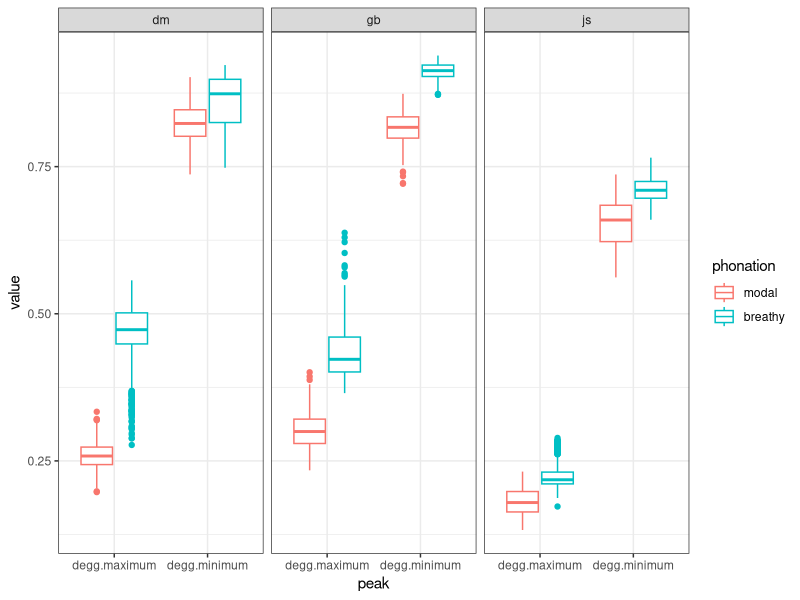
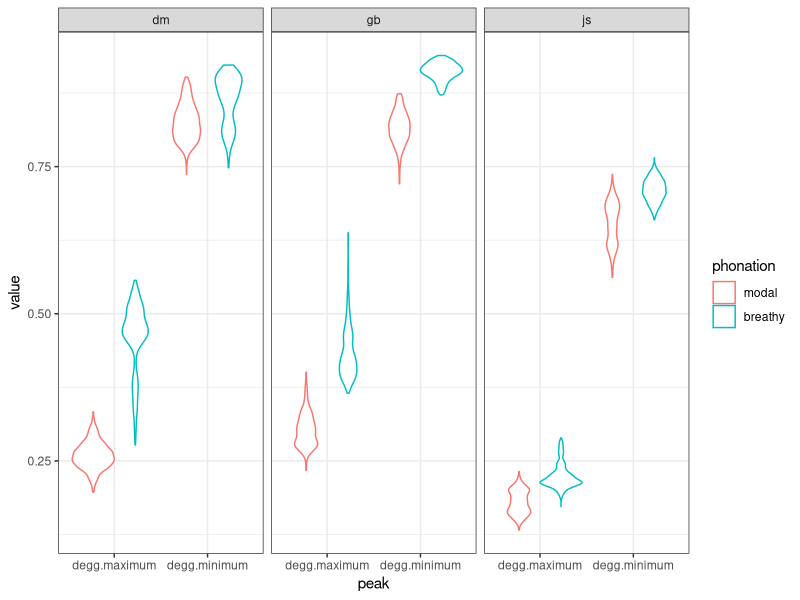
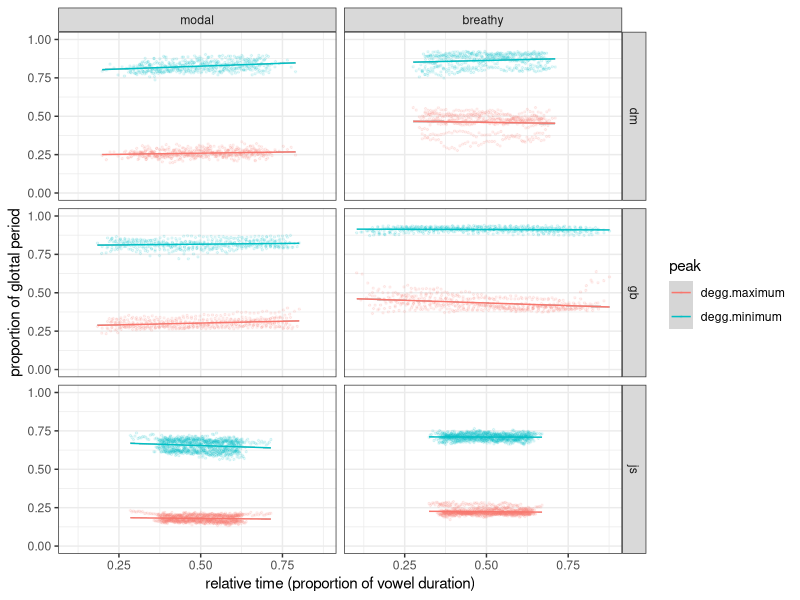
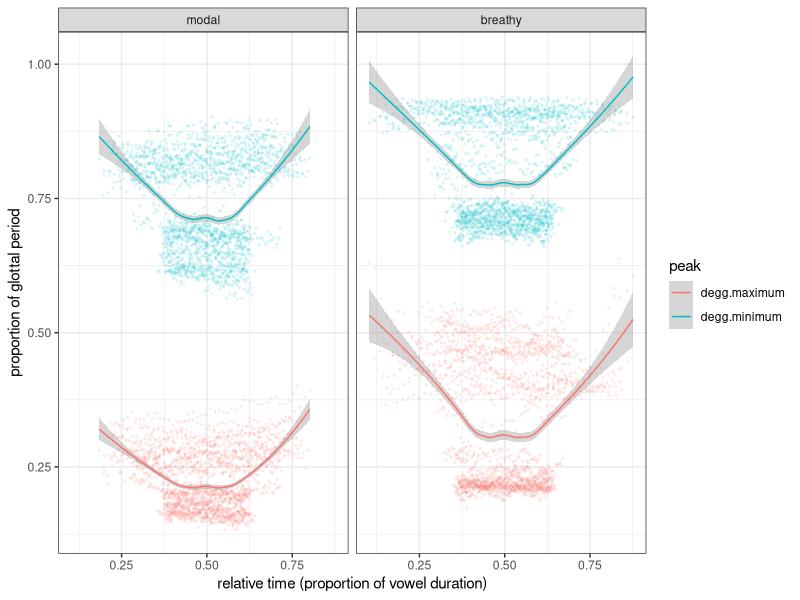
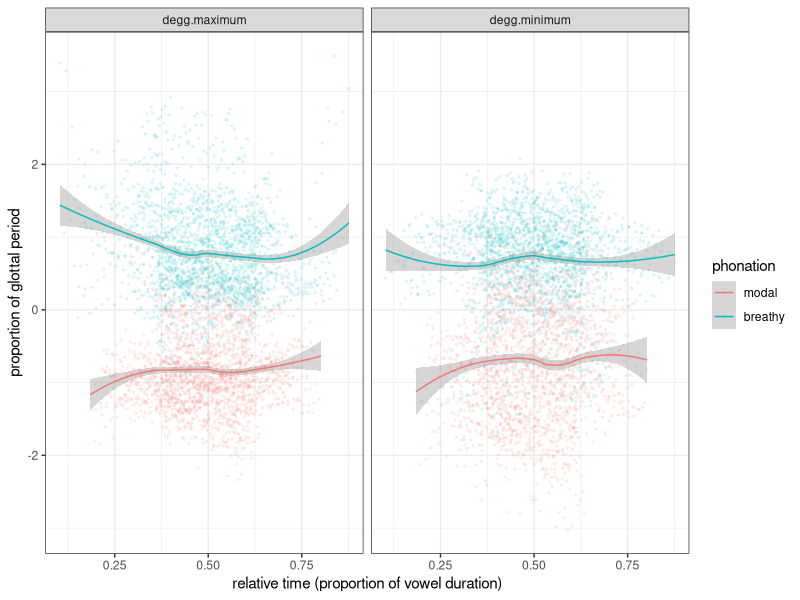
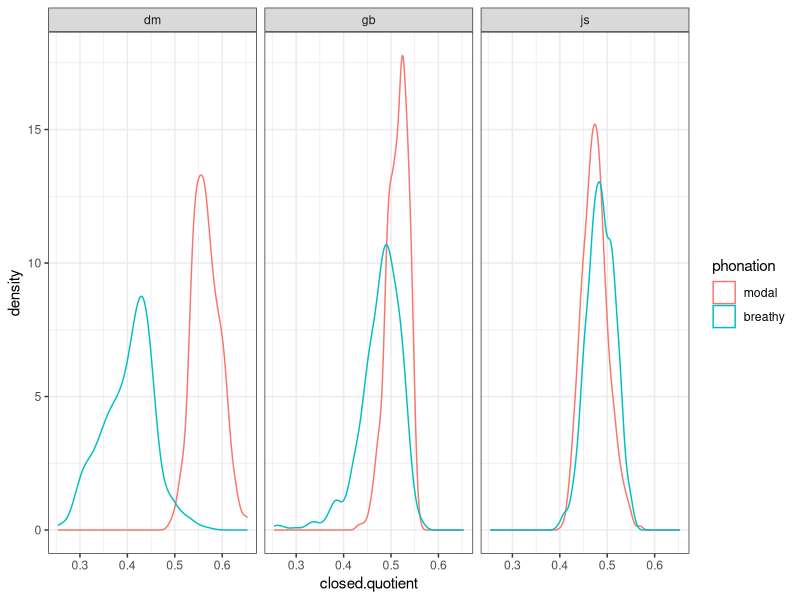
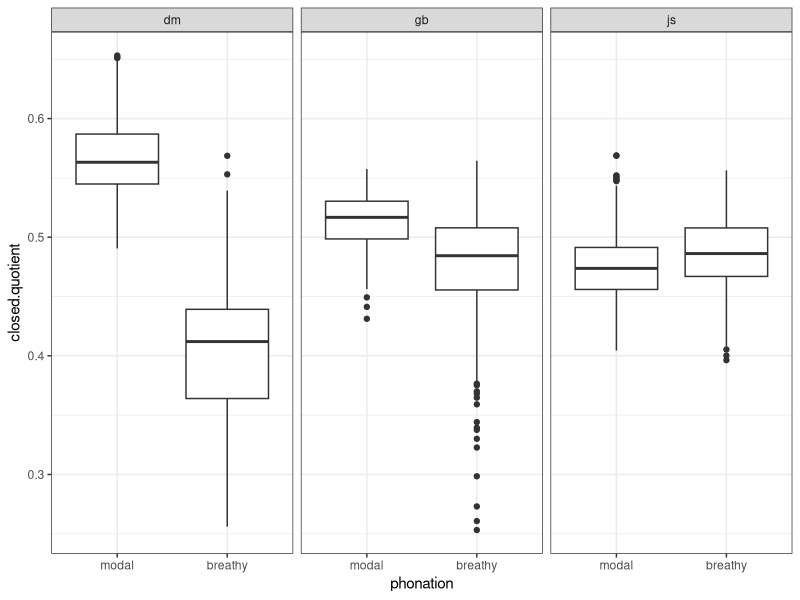

Reproduce these figures in R, in order. (Note: this script raises an error after producing the figures.)
## ---- chunk 1
knitr::opts_chunk$set(echo = TRUE)
knitr::opts_knit$set(root.dir=normalizePath("../../"))
library(readr)
library(dplyr)
library(tidyr)
library(ggplot2)
theme_set(theme_bw())
library(lme4)
library(effects)
library(afex)
## ---- chunk 2
degg.tracing <- read_csv("./tracegram-pilot/results/results.csv") %>%
    separate(file, c("speaker", "phonation")) %>%
    mutate_if(is.character, as.factor) %>%
    mutate(phonation = factor(phonation, levels = c("modal", "breathy"))) %>%
    gather(peak, value, degg.maximum:degg.minimum)

degg.tracing.norm <- read_csv("./tracegram-pilot/results/results.csv") %>%
    separate(file, c("speaker", "phonation")) %>%
    mutate_if(is.character, as.factor) %>%
    mutate(phonation = factor(phonation, levels = c("modal", "breathy")))%>%
    group_by(speaker) %>%
    mutate(maximum.norm = scale(degg.maximum),
           minimum.norm = scale(degg.minimum)) %>%
    gather(peak, value.norm, maximum.norm:minimum.norm)

value.norm <- degg.tracing.norm$value.norm
degg.tracing <- cbind(degg.tracing, value.norm)

quotient <- read_csv("./tracegram-pilot/results/results.csv") %>%
    separate(file, c("speaker", "phonation")) %>%
    mutate_if(is.character, as.factor) %>%
    mutate(phonation = factor(phonation, levels = c("modal", "breathy")),
           closed.quotient = degg.minimum - degg.maximum
           )
## ---- chunk 3
ggplot(degg.tracing, aes(peak, value, colour = phonation)) +
    geom_boxplot() +
    facet_grid(. ~ speaker)
## ---- chunk 4
ggplot(degg.tracing, aes(peak, value, colour = phonation)) +
    geom_violin() +
    facet_grid(. ~ speaker)
## ---- chunk 5
ggplot(degg.tracing, aes(time, value, colour = peak)) +
    geom_point(size = 0.5, alpha = 0.1) +
    geom_smooth(size = 0.5, method = "lm") +
    xlab("relative time (proportion of vowel duration)") +
    ylab("proportion of glottal period") +
    facet_grid(speaker ~ phonation) +
    ylim(0, 1)
## ---- chunk 6
ggplot(degg.tracing, aes(time, value, colour = peak)) +
    geom_point(size = 0.5, alpha = 0.1) +
    geom_smooth(size = 0.5, method = "loess") +
    xlab("relative time (proportion of vowel duration)") +
    ylab("proportion of glottal period") +
    facet_grid(. ~ phonation)
## ---- chunk 7
ggplot(degg.tracing, aes(time, value.norm, colour = phonation)) +
    geom_point(size = 0.5, alpha = 0.1) +
    geom_smooth(size = 0.5, method = "loess") +
    xlab("relative time (proportion of vowel duration)") +
    ylab("proportion of glottal period") +
    facet_grid(. ~ peak)
## ---- chunk 8
ggplot(quotient, aes(closed.quotient, colour = phonation)) +
    geom_density() +
    facet_grid(. ~ speaker)
## ---- chunk 9
ggplot(quotient, aes(phonation, closed.quotient)) +
    geom_boxplot() +
    facet_grid(. ~ speaker)
## ---- chunk 10
quotient.lmer <- lmer(
    closed.quotient ~
        phonation +
        (1 + phonation|speaker),
    data = quotient
)

summary(quotient.lmer)
## ---- chunk 11
quotient.lmer.null <- lmer(
    closed.quotient ~
        (1 + phonation|speaker),
    data = quotient
)

anova(quotient.lmer.null, quotient.lmer)
## ---- chunk 12
plot(allEffects(quotient.lmer))
